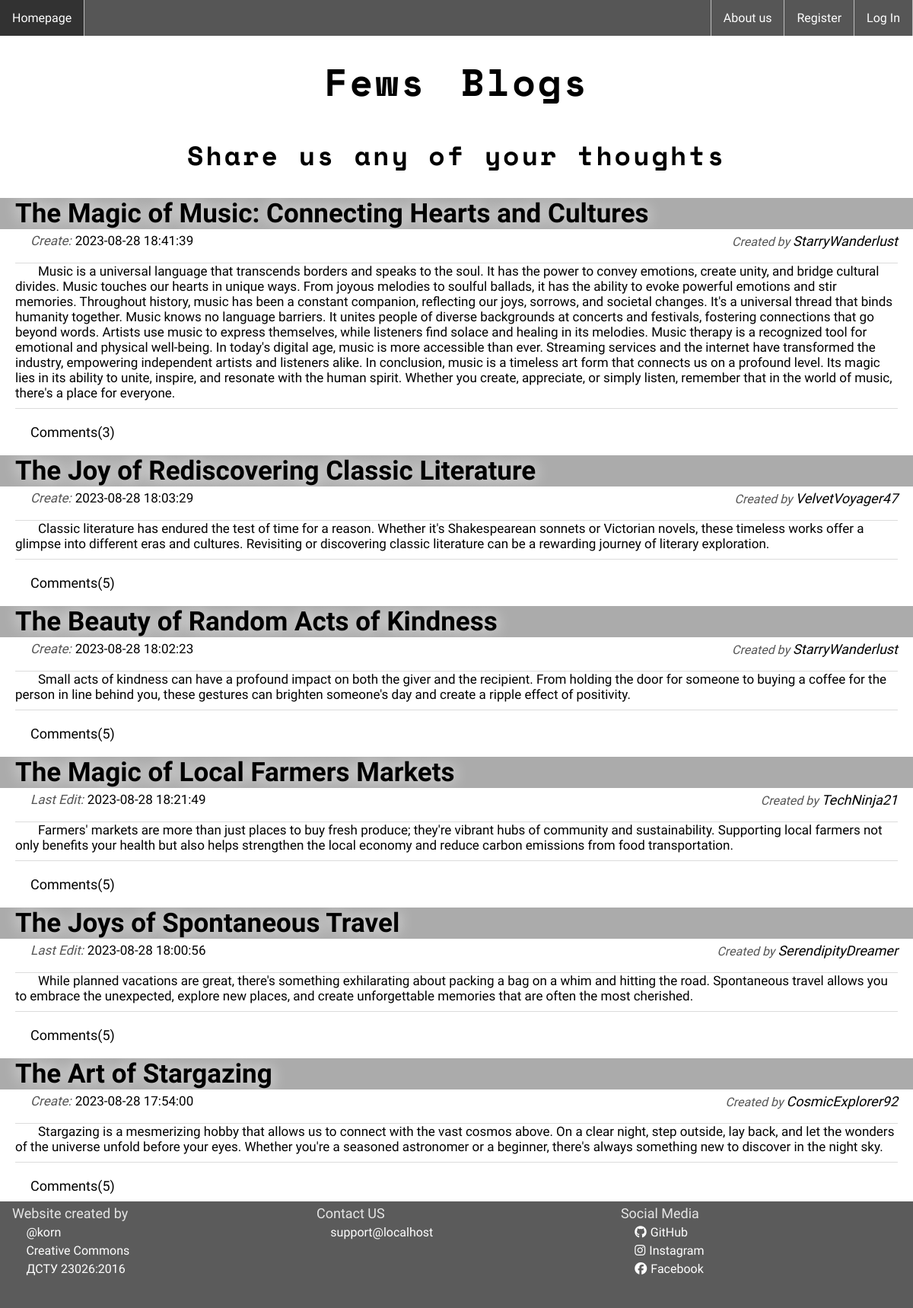
Screenshot of /code/index.php with the database file from the repository.
### tables this page shows
CREATE TABLE `articles` (
  `article_id` int(11) NOT NULL AUTO_INCREMENT,
  `topic` varchar(255) NOT NULL,
  `content` text NOT NULL,
  `username` varchar(50) NOT NULL,
  `create_datetime` datetime NOT NULL,
  `edit_datetime` datetime DEFAULT NULL,
  `public` varchar(5) NOT NULL,
  PRIMARY KEY (`article_id`)
);

### code/index.php (the view, shortened to what this page needs)
<!DOCTYPE html>
<html lang="en">
<head>
    <link href="styles/main.css" rel="stylesheet" />
    <link href="styles/homepage.css" rel="stylesheet" />
</head>
<header class="user_panel">
    <?php include("user_panel.php") ?>
</header>
<body>
    <h1 class="sitename">Fews Blogs</h1>
    <h2 class="slogan">Share us any of your thoughts</h2>
<?php
    $article_query      = mysqli_query($db_connection, "SELECT * FROM `articles`
        WHERE public='yes' ORDER BY create_datetime DESC") or die(mysqli_error());
    print "<div class='article'>";
    while ($article_item = mysqli_fetch_array($article_query)) {
        $username   = $article_item['username'];
        $user_query = mysqli_query($db_connection, "SELECT * FROM `users`
            WHERE username='$username'");
        $user_item  = mysqli_fetch_array($user_query);
?>
        <h3 class="topic">
            <a href="article.php?id=<?php print $article_item['article_id'] ?>"><?php print $article_item['topic'] ?></a>
        </h3>
        <ul class="article_info">
            <li class="right">
                <p class="text">Created by
                    <a class="user" href="user_profile.php?id=<?php print $user_item['id']?>"><?php print $article_item['username'] ?></a>
                </p>
            </li>
<?php
        if ($article_item['edit_datetime'] != null){
            print "
                <li class='left'>
                        <p class='text'>
                            Last Edit:
                        </p>
                        <p class='datetime'>
                            " . $article_item['edit_datetime'] . "
                        </p>
                    </li>";
        } else {
            print "
                <li class='left'>
                    <p class='text'>
                        Create:
                    </p>
                    <p class='datetime'>
                        ".$article_item['create_datetime']."
                    </p>
                </li>";
        }
        print "</ul>
                <br>";
        print "<p class='article_content'>".$article_item['content']."</p>";
        $comment_query = mysqli_query($db_connection, "SELECT * FROM `comments`
            WHERE article_id='$article_item[article_id]'");
        $comment_count = mysqli_num_rows($comment_query);
        print "<a class='comment' href='article.php?id=".$article_item['article_id']."'>Comments(".$comment_count.")</a>";
    }
?>
        </div>
</body>
<footer class="footer">
    <?php include("footer.php") ?>
</footer>
</html>

### code/user_panel.php (shortened to what this page needs)
<head>
    <link href="styles/user_panel.css" rel="stylesheet"></link>
</head>
<ul>
    <li><a class="left_a" href="index.php">Homepage</a></li>
<?php
    if(!isset($_SESSION['username'])) {
        print "
        <li class='right_a'><a href='login.php'>Log In</a></li>
        <li class='right_a'><a href='registration.php'>Register</a></li>
        <li class='right_a'><a href='about_us.php'>About us</a></li>
        ";
    }
?>
</ul>

### code/footer.php
<head>
    <link href="styles/footer.css" rel="stylesheet"></link>
</head>
<div class="column">
    <ul>
        <li><p>Website created by</p></li>
        <li><a href="mailto:y.korniievskyi@dev-branch.com" target="_blank">@korn</a></li>
        <li><a href="https://creativecommons.org/licenses/by/4.0/" target="_blank">Creative Commons</a></li>
        <li><a href="http://online.budstandart.com/ua/catalog/doc-page?id_doc=71811" target="_blank">ДСТУ 23026:2016</a></li>
    </ul>
</div>
<div class="column">
    <ul>
        <li><p>Contact US</p></li>
        <li><a href="https://uk.wikipedia.org/wiki/Fuck_You" target="_blank">support@<?php print $_SERVER['HTTP_HOST'] ?></a></li>
    </ul>
</div>
<div class="column">
    <ul>
        <li><p>Social Media</p></li>
        <li><i class="fa-brands fa-github"></i><a class="column_3" href="https://github.com/EugeneCorn/fews-blogs" target="_blank">GitHub</a></li>
        <li><i class="fa-brands fa-instagram"></i><a class="column_3" href="" target="_blank">Instagram</a></li>
        <li><i class="fa-brands fa-facebook"></i><a class="column_3" href="" target="_blank">Facebook</a></li>
    </ul>
</div>

### code/styles/main.css (style rules this page uses)
html { background-image: url(../img/white-concrete-wall.jpg); background-position: center; background-attachment: scroll; }
body { background-color: rgba(255, 255, 255, 0.7); max-width: 1400px; margin: auto; margin-bottom: 0; font-family: 'Muli', sans-serif; height: 100%; }
h1 { letter-spacing: 3px; word-spacing: 12px; font-family: 'Space Mono', monospace; font-size: 50px; padding-top: 3%; }
h2 { letter-spacing: 3px; font-family: 'Space Mono', monospace; font-size: 35px; }
footer { background:rgba(0, 0, 0, 0.4); }

### code/styles/homepage.css (style rules this page uses)
.sitename { text-decoration: none; margin-top: 0px; padding-top: 70px; text-align: center; }
.slogan { text-decoration: none; text-align: center; margin-bottom: 0px; padding-bottom: 20px; }
.topic { background: rgba(0, 0, 0, 0.329); margin: 10px 0px 5px 0px; max-width: 1400px; padding: 0px 0px 0px 20px; }
.topic a { font-size: 35px; text-decoration: none; color: rgb(0, 0, 0); text-shadow: 0px 0px 20px rgb(255, 255, 255); }
.article_info { list-style-type: none; margin: 0; padding: 0px 0px 0px 40px; }
.article_info .left p { font-size: 17px; display: block; float: left; }
.article_info .right p { display: block; float: right; padding: 0px 20px 0px 0px; }
.article_info li p { margin: 0 }
.text { list-style-type: none; color: rgb(85, 85, 85); padding-right: 5px; font-style: italic; }
.datetime { padding-right: 10px; }
.article_info li a { text-decoration: none; color: black; font-size: 18px; }
.article_content { margin: 20px; font-size: 17px; border-top: 1px rgba(211, 211, 211, 0.788) solid; border-bottom: 1px rgba(211, 211, 211, 0.788) solid; padding-bottom: 10px; text-indent: 30px; }
.comment { display: block; padding: 0px 0px 10px 40px; margin-bottom: 0px; font-size: 18px; color: black; text-decoration: none; }

### code/styles/user_panel.css (style rules this page uses)
.user_panel ul { list-style-type: none; background-color: #333; margin: 0; padding: 0; overflow: hidden; opacity: 80%; position: fixed; width: 100%; max-width: 1400px; top: 0 }
.user_panel li { float: left; }
.user_panel li a { display: block; color: white; text-align: center; padding: 14px 16px; text-decoration: none; }
.user_panel li:last-child { border-left: 1px solid #bbb; }
.user_panel .left_a { border-right: 1px solid #bbb; }
.user_panel .right_a { float:right; border-right: 1px solid #bbb; }

### code/styles/footer.css (style rules this page uses)
.footer .column { float: left; width: 33.33%; display: block; height: 140px; background-color: #333; opacity: 80%; }
.footer ul { list-style-type: none; margin: 0; padding: 0; overflow: hidden; width: 100%; }
.footer li { display: block; color: white; padding: 5px 16px 0px 16px; }
.footer li p { font-size: 18px; margin: 0; color: rgb(224, 224, 224); }
.footer li a { text-decoration: none; color: white; padding-left: 5%; }
.footer i { padding-left: 5%; }
.footer .column_3 { padding-left: 5px; }

### rows the page displays
articles: topic "The Magic of Music: Connecting Hearts and Cultures", username "StarryWanderlust", create_datetime "2023-08-28 18:41:39", content "Music is a universal language that transcends borders and speaks to the soul. It has the power to convey emotions, create unity, and bridge cultural divides. Music touches our hearts in unique ways. From joyous melodies to soulful ballads, it has the ability to evoke powerful emotions and stir memories. Throughout history, music has been a constant companion, reflecting our joys, sorrows, and societal changes. It's a universal thread that binds humanity together. Music knows no language barriers. It unites people of diverse backgrounds at concerts and festivals, fostering connections that go beyond words. Artists use music to express themselves, while listeners find solace and healing in…", comment_count "3"
articles: topic "The Joy of Rediscovering Classic Literature", username "VelvetVoyager47", create_datetime "2023-08-28 18:03:29", content "Classic literature has endured the test of time for a reason. Whether it's Shakespearean sonnets or Victorian novels, these timeless works offer a glimpse into different eras and cultures. Revisiting or discovering classic literature can be a rewarding journey of literary exploration.", comment_count "5"
articles: topic "The Beauty of Random Acts of Kindness", username "StarryWanderlust", create_datetime "2023-08-28 18:02:23", content "Small acts of kindness can have a profound impact on both the giver and the recipient. From holding the door for someone to buying a coffee for the person in line behind you, these gestures can brighten someone's day and create a ripple effect of positivity.", comment_count "5"
articles: topic "The Magic of Local Farmers Markets", username "TechNinja21", edit_datetime "2023-08-28 18:21:49", content "Farmers' markets are more than just places to buy fresh produce; they're vibrant hubs of community and sustainability. Supporting local farmers not only benefits your health but also helps strengthen the local economy and reduce carbon emissions from food transportation.", comment_count "5"
articles: topic "The Joys of Spontaneous Travel", username "SerendipityDreamer", edit_datetime "2023-08-28 18:00:56", content "While planned vacations are great, there's something exhilarating about packing a bag on a whim and hitting the road. Spontaneous travel allows you to embrace the unexpected, explore new places, and create unforgettable memories that are often the most cherished.", comment_count "5"
articles: topic "The Art of Stargazing", username "CosmicExplorer92", create_datetime "2023-08-28 17:54:00", content "Stargazing is a mesmerizing hobby that allows us to connect with the vast cosmos above. On a clear night, step outside, lay back, and let the wonders of the universe unfold before your eyes. Whether you're a seasoned astronomer or a beginner, there's always something new to discover in the night sky.", comment_count "5"

### other values shown
$_SERVER['HTTP_HOST'] "localhost"
